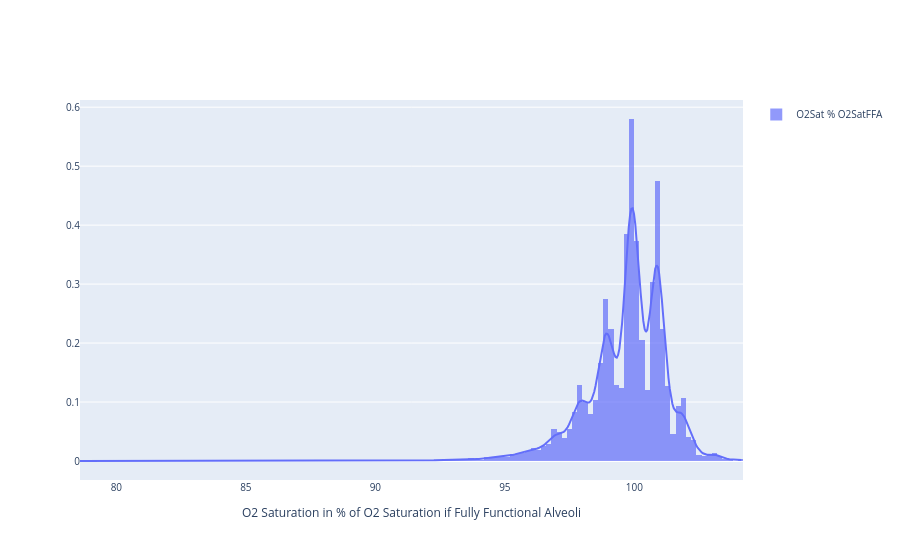

The notebook cell saved with this chart:
### Markdown cell above
## Remove measurement noise and ho2sat model spread to get F2

### Code cell
# Plot the overall distribution of O2SatFFA with airway resistance
import plotly.figure_factory as ff

O2_col = "O2Sat % O2SatFFA"


def o2sat_prct_o2satffa_displot(array):
    fig = ff.create_distplot(
        [array],
        ["O2Sat % O2SatFFA"],
        bin_size=0.2,
        show_rug=False,
        show_curve=True,
        histnorm="probability density",
        colors=["#636EFA"],
    )

    fig.update_layout(font=dict(size=10))
    fig.update_xaxes(
        title_text="O2 Saturation in % of O2 Saturation if Fully Functional Alveoli"
    )
    fig.show()
    return -1


o2sat_prct_o2satffa_displot(df[O2_col])

### Figure 1 — Plotly figure (JSON) as saved in the notebook; plotly's stock layout.template omitted (floating-point values rounded to 4 significant figures; data arrays with more than 128 entries replaced by an {"elided": "..."} marker saying what was removed)
{"data": [{"autobinx": false, "histnorm": "probability density", "legendgroup": "O2Sat % O2SatFFA", "marker": {"color": "#636EFA"}, "name": "O2Sat % O2SatFFA", "opacity": 0.7, "type": "histogram", "x": {"elided": "20397 float values"}, "xaxis": "x", "xbins": {"end": 104.2, "size": 0.2, "start": 78.6}, "yaxis": "y"}, {"legendgroup": "O2Sat % O2SatFFA", "marker": {"color": "#636EFA"}, "mode": "lines", "name": "O2Sat % O2SatFFA", "showlegend": false, "type": "scatter", "x": {"elided": "500 float values"}, "xaxis": "x", "y": {"elided": "500 float values"}, "yaxis": "y"}], "layout": {"barmode": "overlay", "font": {"size": 10}, "hovermode": "closest", "legend": {"traceorder": "reversed"}, "xaxis": {"anchor": "y2", "domain": [0, 1], "title": {"text": "O2 Saturation in % of O2 Saturation if Fully Functional Alveoli"}, "zeroline": false}, "yaxis": {"anchor": "free", "domain": [0, 1], "position": 0}}}
